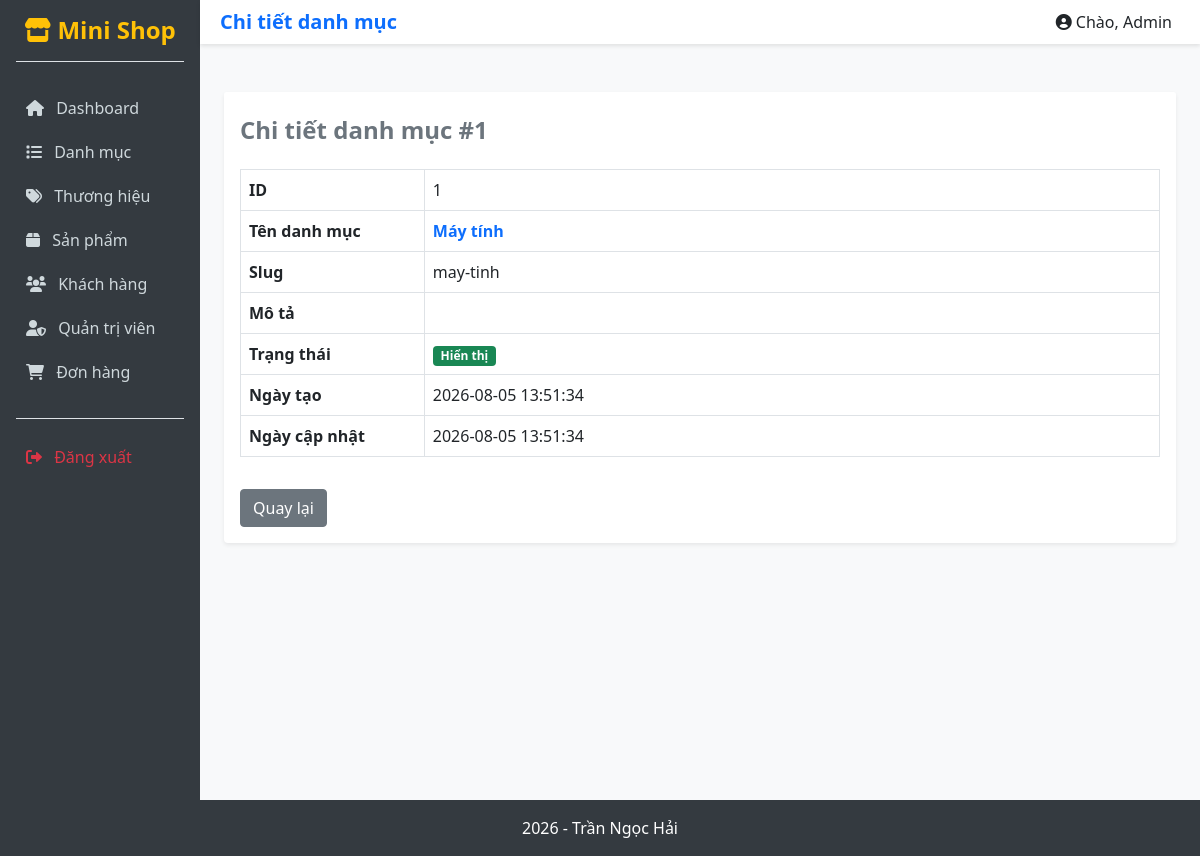
/views/admin/categories/detail.php?id=1, run on the app's committed database.
### tables this page shows
CREATE TABLE `categories` (
  `id` int(11) NOT NULL,
  `catename` varchar(100) NOT NULL,
  `slug` varchar(150) DEFAULT NULL,
  `image` varchar(255) DEFAULT NULL,
  `description` text DEFAULT NULL,
  `status` tinyint(1) DEFAULT 1,
  `created_at` datetime DEFAULT current_timestamp(),
  `updated_at` datetime DEFAULT current_timestamp() ON UPDATE current_timestamp()
);

### config/Database.php (called while the page is built, shortened)
<?php
class Database {
    protected string $host = "localhost";
    protected string $database = "tranngochai_database";
    protected string $username = "root";
    protected string $password = "";
    protected function connect(): void {
        try {
            $this->conn = new mysqli(
                $this->host,
                $this->username,
                $this->password,
                $this->database
            );
        } catch (Exception $e) {
            echo "Lỗi: " . $e->getMessage();
        }
    }
}
?>

### dao/CategoryDAO.php (called while the page is built, shortened)
<?php
require_once __DIR__ . "/BaseDAO.php";
require_once __DIR__ . "/../models/Category.php";
class CategoryDAO extends BaseDAO {
    public function findById(int $id) {
        try {
            $sql = "SELECT * FROM categories WHERE id=?";
            $stmt = $this->prepare($sql);
            $stmt->bind_param("i", $id);
            $stmt->execute();
            $result = $stmt->get_result();
            if ($row = $result->fetch_assoc()) {
                $category = new Category($row["catename"], $row["slug"], $row["image"], $row["description"], (int)$row["status"]);
                $category->id = (int)$row["id"];
                $category->createdAt = $row["created_at"];
                $category->updatedAt = $row["updated_at"];
                return $category;
            }
        } catch (Exception $e) { echo "Lỗi: " . $e->getMessage(); }
        return null;
    }
}
?>

### dao/BaseDAO.php (called while the page is built, shortened)
<?php
require_once __DIR__ . "/../config/Database.php";
class BaseDAO extends Database {
    protected function prepare(string $sql) {
        return $this->conn->prepare($sql);
    }
}
?>

### models/Category.php (called while the page is built, shortened)
<?php
class Category
{
    public function __construct(string $name = "", string $slug = "", ?string $image = null, ?string $description = null, int $status = 1)
    {
        $this->name = $name;
        $this->slug = $slug;
        $this->status = $status;
    }
}
?>

### views/admin/categories/detail.php (the view, shortened to what this page needs)
<?php
require_once "../../../dao/CategoryDAO.php";
$dao = new CategoryDAO();
$id = $_GET['id'] ?? 0;
$category = $dao->findById($id);
?>
<div class="container mt-4">
    <div class="card shadow-sm border-0">
        <div class="card-header bg-white border-0 pt-4 pb-0">
            <h4 class="fw-bold text-secondary">Chi tiết danh mục #<?= $category->id ?></h4>
        </div>
        <div class="card-body">
            <table class="table table-bordered">
                <tr><th width="20%">ID</th><td><?= $category->id ?></td></tr>
                <tr><th>Tên danh mục</th><td class="text-primary fw-bold"><?= htmlspecialchars($category->name) ?></td></tr>
                <tr><th>Slug</th><td><?= htmlspecialchars($category->slug) ?></td></tr>
                <tr><th>Mô tả</th><td><?= nl2br(htmlspecialchars($category->description)) ?></td></tr>
                <tr><th>Trạng thái</th><td><?= $category->status == 1 ? '<span class="badge bg-success">Hiển thị</span>' : '<span class="badge bg-secondary">Ẩn</span>' ?></td></tr>
                <tr><th>Ngày tạo</th><td><?= $category->createdAt ?></td></tr>
                <tr><th>Ngày cập nhật</th><td><?= $category->updatedAt ?></td></tr>
            </table>
            <a href="index.php" class="btn btn-secondary mt-3">Quay lại</a>
        </div>
    </div>
</div>
<?php
include "../layouts/master.php";
?>

### assets/css/style.css (style rules this page uses)
body { background-color: #f8f9fa; }

### data on the page
categories: id "1", catename "Máy tính", slug "may-tinh", created_at "2026-08-05 13:51:34", updated_at "2026-08-05 13:51:34"

### other printed values
$pageTitle "Chi tiết danh mục"
